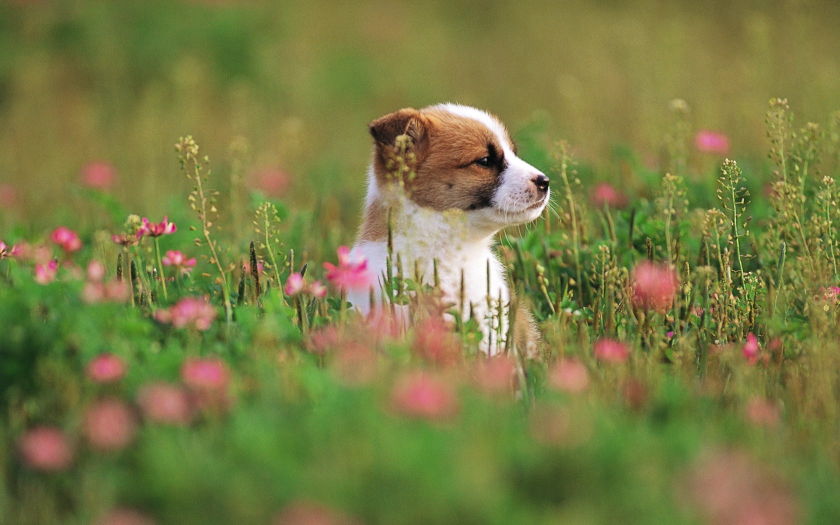
#> input picture 4-作业提交/201511060151 cha bie yu xian/差别阈限/test.jpg, 1680 x 1050 px (shown at 1/2 size)
$ python difference.py
#> lines starting #> are read from the running program, lines starting #| are printed output that depends on the picture
#批量生成不同灰度的刺激图片

from PIL import Image
from matplotlib import pylab
from pylab import *
import os

work_dir="C:/Users/Szh/Desktop/差别阈限/"

im = array(Image.open('test.jpg').convert('L'))
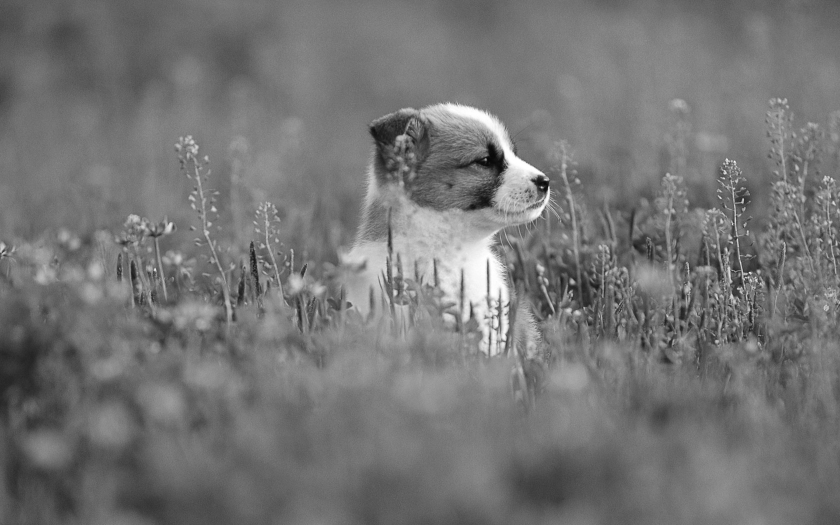
#> im: shape (1050, 1680) (shown at 1/2 size); min 5, max 255, mean 116.6
im = 0.5*im + 50
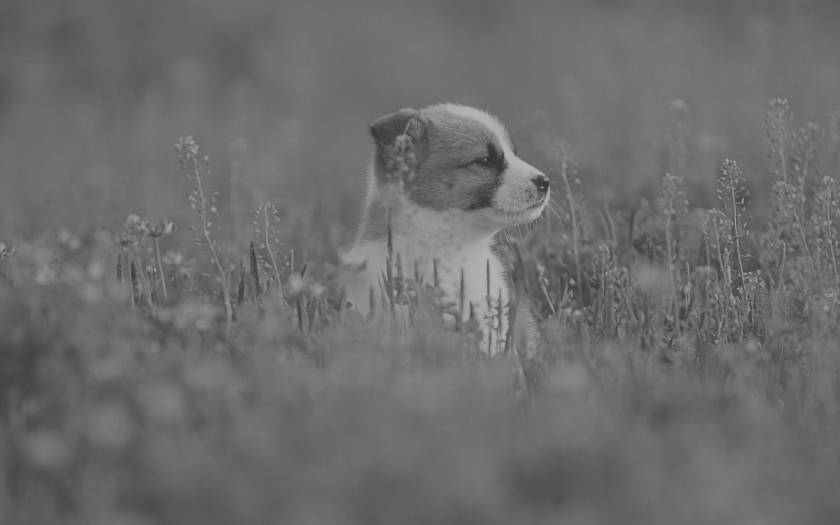
#> im: shape (1050, 1680) float64 (shown at 1/2 size); min 52.5, max 177.5, mean 108.3

for i in range(1,17):
    im = im + 3
    image = Image.fromarray(uint8(im)).resize((480,300))
    image.save(work_dir + "GreyImage" + str(i-1) + ".jpg")
#> this loop made 16 passes
#> pass 1, `image = Image.fromarray(uint8(im)).resize((480,300))`:
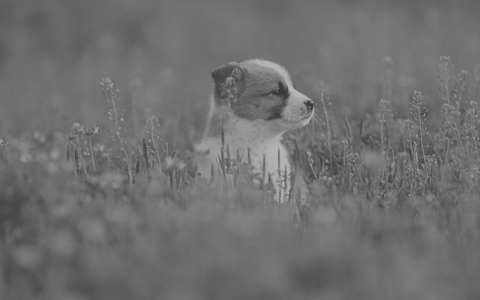
#> image: PIL image 480x300 L; min 55, max 182, mean 111
#> after the loop:
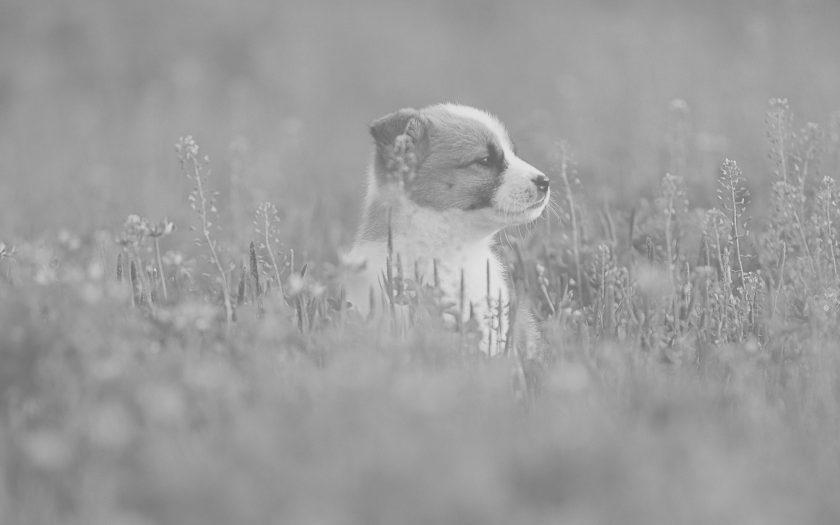
#> im: shape (1050, 1680) float64 (shown at 1/2 size); min 100.5, max 225.5, mean 156.3
#> after the loop:
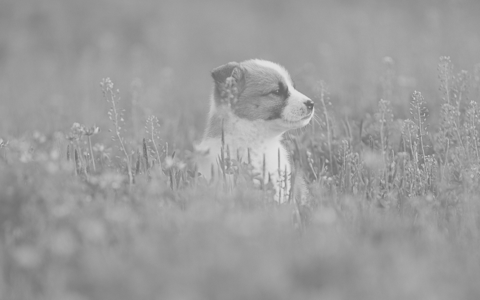
#> image: PIL image 480x300 L; min 100, max 227, mean 156
